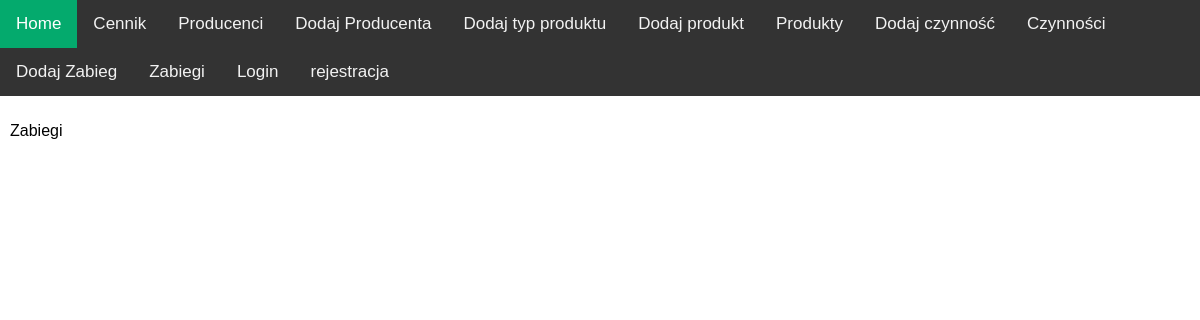
Before: /treatments/ with the older database file.
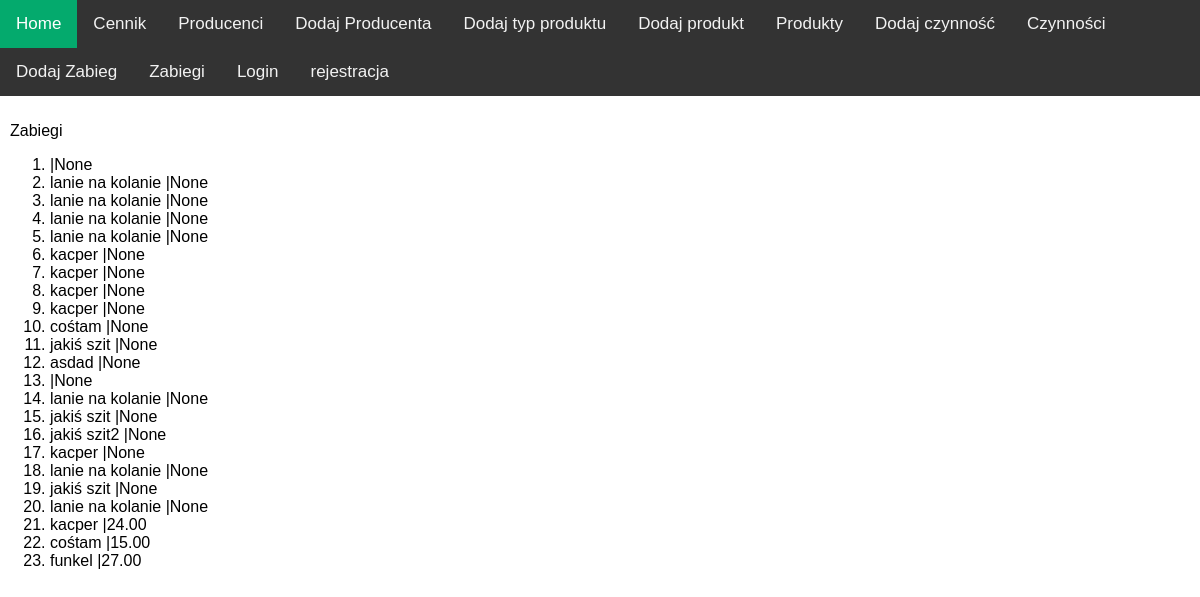
After: the same page with the newer database file.
### cosm_app/models.py (models this page shows, shortened)
class Treatment(models.Model):
    name = models.CharField(max_length=50)
    products = models.ManyToManyField(Product, through='TreatmentProduct',)
    activities = models.ManyToManyField(Activity, through='TreatmentActivity')
    price = models.DecimalField(max_digits=6, decimal_places=2,null=True)
    def __str__(self):
        return f"{self.name} |{self.price}"

### cosm_app/views.py (the view)
# urls.py: path('treatments/', views.TreatmentView.as_view(), name='treatments'),
class TreatmentView(View):
    def get(self,request):
        treatments = Treatment.objects.all()
        return render(request,'treatments.html', {'treatments': treatments})

### templates/treatments.html
{% extends 'base.html'%}
{% block page %}
    <p>Zabiegi</p>
    {% include 'list_view.html' with object_list=treatments %}
{% endblock %}

### templates/base.html (shortened to what this page needs)
<!doctype html>
{% load static %}
<html lang="en">
<head>
    <link rel="stylesheet" type="text/css" href="{% static 'main.css' %}">
</head>
<body>
<div class="topnav">
    <a class="active" href="{% url 'index' %}">Home</a>
    <a href="{% url 'price_list' %}">Cennik</a>
    <a href="{% url 'producers' %}">Producenci</a>
    <a href="{% url 'add_producer' %}">Dodaj Producenta</a>
    <a href="{% url 'add_product_type' %}">Dodaj typ produktu</a>
    <a href="{% url 'add_product' %}">Dodaj produkt</a>
    <a href="{% url 'products' %}">Produkty</a>
    <a href="{% url 'add_activity' %}">Dodaj czynność</a>
    <a href="{% url 'activities' %}">Czynności</a>
    <a href="{% url 'add_treatment' %}">Dodaj Zabieg</a>
    <a href="{% url 'treatments' %}">Zabiegi</a>
    {% if user.is_authenticated %}
        <a href="{% url 'logout' %}">Logout</a>
    {% else %}
        <a href="{% url 'login' %}">Login</a>
        <a href="{% url 'register' %}">rejestracja</a>
    {% endif %}
</div>
<div class="contener">
    {% block page %}
    {% endblock %}
</div>
</body>
</html>

### templates/list_view.html
 <ol>
        {% for obj in object_list %}
            <li>{{ obj }}</li>
        {% endfor %}
    </ol>

### cosm_app/static/main.css (style rules this page uses)
body { margin: 0; font-family: Arial, Helvetica, sans-serif; }
.topnav { overflow: hidden; background-color: #333; }
.topnav a { float: left; color: #f2f2f2; text-align: center; padding: 14px 16px; text-decoration: none; font-size: 17px; }
.topnav a.active { background-color: #04AA6D; color: white; }
.contener { padding: 10px; }

Changed rows visible on the page:
added Treatment: name+price "|None"
added Treatment: name+price "lanie na kolanie |None"
added Treatment: name+price "lanie na kolanie |None"
added Treatment: name+price "lanie na kolanie |None"
added Treatment: name+price "lanie na kolanie |None"
added Treatment: name+price "kacper |None"
added Treatment: name+price "kacper |None"
added Treatment: name+price "kacper |None"
added Treatment: name+price "kacper |None"
added Treatment: name+price "cośtam |None"
added Treatment: name+price "jakiś szit |None"
added Treatment: name+price "asdad |None"
added Treatment: name+price "|None"
added Treatment: name+price "lanie na kolanie |None"
added Treatment: name+price "jakiś szit |None"
added Treatment: name+price "jakiś szit2 |None"
added Treatment: name+price "kacper |None"
added Treatment: name+price "lanie na kolanie |None"
added Treatment: name+price "jakiś szit |None"
added Treatment: name+price "lanie na kolanie |None"
added Treatment: name+price "kacper |24.00"
added Treatment: name+price "cośtam |15.00"
added Treatment: name+price "funkel |27.00"
